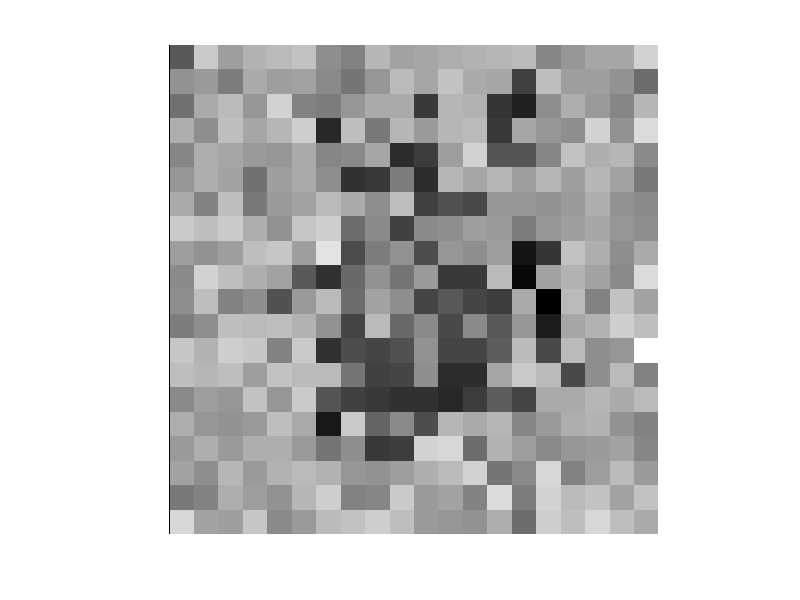

Reproduce this figure in MATLAB.

load("params.mat");

w = weights(1,:)

a = min(w(:))
b = max(w(:))

ww = zeros(size(w));
for i = 1:400,
  ww(i) = (w(i)-a)/(b-a);
end
ww = reshape(ww,20,20)



colormap(gray);
imshow(ww);

